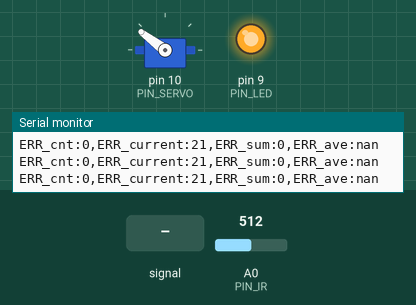
Bench run of a sketch on a simulated Arduino Uno, built with avr-gcc and run on an emulated ATmega328P. Parts: servo, output pins drawn as LEDs (lit = HIGH), the last lines printed to the serial monitor. The inputs (shaded band) are chosen by the test bench; at power-on: A0 (PIN_IR) = 512.

Above: at 1.2 s.
1.3 s: A0 (PIN_IR) set to 306
At 1.7 s:
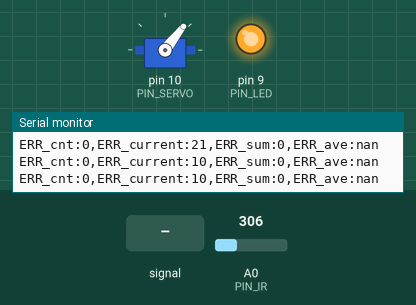
4.3 s: A0 (PIN_IR) fed a 2 Hz sine of ±306 counts around its level
7.3 s: A0 (PIN_IR) set to 710
At 7.79 s:
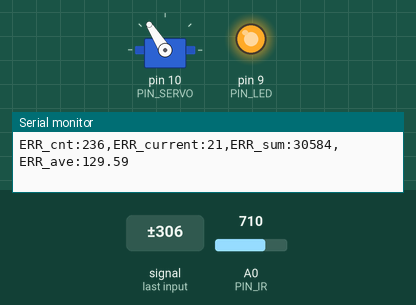
9.3 s: A0 (PIN_IR) set to 300
At 10.9 s:
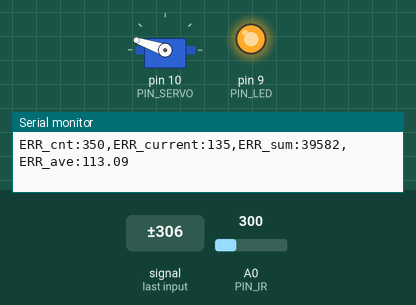
11.3 s: A0 (PIN_IR) set to 122
At 12.4 s:
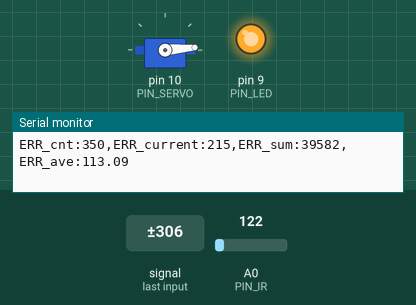
13.2 s: A0 (PIN_IR) set to 900
Timing chart, 0 to 16.2 s (numbered marks = the images above; inputs shaded):
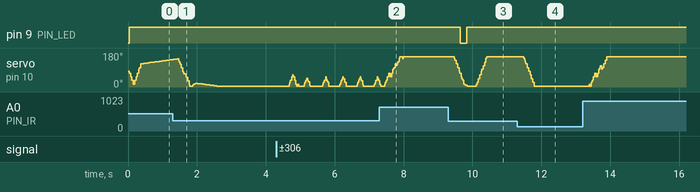

The sketch:

28_PID.ino
```cpp
#include <Servo.h>

// Arduino pin assignment
#define PIN_LED   9
#define PIN_SERVO 10
#define PIN_IR    A0

// Debug mode
#define MODE   2  // 0: serial plotter, 1: serial monitor, 2: evaluation

// Event interval parameters
#define _INTERVAL_DIST    20     // distance sensor interval (unit: ms)
#define _INTERVAL_SERVO   20     // servo interval (unit: ms)

//////////////// DO NOT modify below section!! //////////////////////////
#define _INTERVAL_SERIAL  100    // serial interval (unit: ms)
#define _INTERVAL_MOVE    10000  // Target move interval (unit: ms)
/////////////////////////////////////////////////////////////////////////

// EMA filter configuration for the IR distance sensor
#define _EMA_ALPHA 0.4    // EMA weight of new sample (range: 0 to 1)
                          // Setting EMA to 1 effectively disables EMA filter

// Servo adjustment - Set _DUTY_MAX, _NEU, _MIN with your own numbers
#define _DUTY_MAX 2200 // rail end lowest (ball rolls away from the sensor)
#define _DUTY_NEU 1400 // roughly level
#define _DUTY_MIN 600  // rail end highest (ball rolls toward the sensor)

#define _SERVO_ANGLE_DIFF  144  // |D - E| degree: (2200 - 600) us * 0.09 deg/us
#define _SERVO_SPEED       450  // servo speed (deg/s) -> 100 us per 20 ms step

// PID parameters
#define _KP 15.0  // proportional gain (us per mm)
#define _KD 800.0 // derivative gain (us per mm/sample)
#define _KI 0.5   // integral gain (us per mm, per sample)

// Integrator: works only near the target, with a clamped error and a clamped sum (anti-windup)
#define _ITERM_ZONE   60    // integrate only while |error| < this (mm)
#define _ITERM_ERRMAX 10    // error fed to the integrator is clamped to +-this (mm)
#define _ITERM_MAX    700   // |iterm| limit (us)
#define _ITERM_DEAD   3.0   // do not integrate while |error| < this (mm): inside the allowed band, leave the ball alone
#define _ITERM_NEAR   0     // starting iterm for the 55 mm target (then remembered from the last visit)
#define _ITERM_FAR    0     // starting iterm for the 255 mm target (then remembered from the last visit)

// Derivative: low-pass filtered, full strength near the target and weaker far away (brake later)
#define _D_BETA     0.4     // EMA weight of the newest distance step
#define _D_NEAR     25      // full D gain while |error| <= this (mm)
#define _D_FAR      60      // scaled D gain while |error| >= this (mm)
#define _D_FAR_OUT  1.0     // D scale when the target is farther than the ball
#define _D_FAR_IN   0.45    // D scale when the target is nearer than the ball

// Sensor: a reading that jumps more than this from the estimate is ignored (servo noise spikes)
#define _GLITCH_MM    30
#define _GLITCH_HOLD  8     // ...for at most this many samples in a row
#define _IR_SAMPLES   100

// global variables

Servo myservo;      // Servo instance
float dist_ema;     // filtered distance

// Event periods
unsigned long last_sampling_time_dist, last_sampling_time_servo, last_sampling_time_serial; // unit: ms
bool event_dist, event_servo, event_serial; // event triggered?

//////////////// DO NOT modify below section!! /////////////////////////
unsigned long error_sum, error_cnt, toggle_cnt;
unsigned long last_sampling_time_move; // unit: msec
float dist_target = 55;

#define _TIME_TO_STABILIZE  3000  // time to control
#define _ERROR_ALLOWED      3     // allowable error (unit: mm)
////////////////////////////////////////////////////////////////////////

// Servo speed control
int duty_chg_per_interval;     // maximum duty difference per interval

// Servo position
int duty_target, duty_current;

// PID variables
int error_current, error_prev;
float pterm, dterm, iterm;
float d_filtered;                 // filtered distance step (mm per sample)
float target_prev = -1;           // to notice the target change
float iterm_mem[2] = {_ITERM_NEAR, _ITERM_FAR}; // iterm remembered per target
byte glitch_cnt;

void setup() {
  // initialize GPIO pins
  pinMode(PIN_LED,OUTPUT);

  myservo.attach(PIN_SERVO);
  duty_target = duty_current = _DUTY_NEU;
  myservo.writeMicroseconds(duty_current);

  // convert angle speed into duty change per interval
  duty_chg_per_interval =
    (float)(_DUTY_MAX - _DUTY_MIN) * ((float)_SERVO_SPEED / _SERVO_ANGLE_DIFF) * (_INTERVAL_SERVO / 1000.0);

  // initialize serial port
  Serial.begin(1000000);
}

void loop() {
  unsigned long time_current = millis();

  // wait until next event time
  if (time_current >= (last_sampling_time_dist + _INTERVAL_DIST)) {
    last_sampling_time_dist += _INTERVAL_DIST;
    event_dist = true;
  }
  if (time_current >= (last_sampling_time_servo + _INTERVAL_SERVO)) {
    last_sampling_time_servo += _INTERVAL_SERVO;
    event_servo = true;
  }
  if (time_current >= (last_sampling_time_serial + _INTERVAL_SERIAL)) {
    last_sampling_time_serial += _INTERVAL_SERIAL;
    event_serial = true;
  }

//////////////// DO NOT modify below section!! /////////////////////////
  if (time_current >= (last_sampling_time_move + _INTERVAL_MOVE)) {
        last_sampling_time_move += _INTERVAL_MOVE;
        dist_target = 310 - dist_target;
        if (MODE == 2 && ++toggle_cnt == 5) {
          Serial.println("--------------------------------------------------");
          Serial.print("ERR_cnt:");
          Serial.print(error_cnt);
          Serial.print(",ERR_sum:");
          Serial.print(error_sum);
          Serial.print(",ERR_ave:");
          Serial.println(error_sum / (float) error_cnt);
          exit(0);
        }
  }
////////////////////////////////////////////////////////////////////////

  if (event_dist) {
    float dist_filtered; // unit: mm
    int control;

    event_dist = false;

    // get a distance reading from the distance sensor
    float dist_before = dist_ema;
    dist_filtered = volt_to_distance(ir_sensor_mean(_IR_SAMPLES));
    if (fabs(dist_filtered - dist_ema) > _GLITCH_MM && glitch_cnt < _GLITCH_HOLD && time_current > 500) {
      glitch_cnt++;  // implausible jump: keep the previous estimate
    } else {
      glitch_cnt = 0;
      dist_ema = _EMA_ALPHA * dist_filtered + (1.0 - _EMA_ALPHA) * dist_ema;
    }

    // target changed: store the iterm of the old target, restore the one of the new target
    if (dist_target != target_prev) {
      if (target_prev >= 0)
        iterm_mem[target_prev < 155 ? 0 : 1] = iterm;
      iterm = iterm_mem[dist_target < 155 ? 0 : 1];
      target_prev = dist_target;
    }

    // PID control logic
    error_current = dist_target - dist_ema;

//////////////// DO NOT modify below section!! /////////////////////////
    if (time_current >= last_sampling_time_move + _TIME_TO_STABILIZE) {
      error_cnt++;
      if (abs(error_current) > _ERROR_ALLOWED) {
        error_sum += abs(error_current);
      }
    }
    if (abs(error_current) <= _ERROR_ALLOWED) {
      digitalWrite(PIN_LED, 0);
    } else {
      digitalWrite(PIN_LED, 1);
    }
////////////////////////////////////////////////////////////////////////

    float error_f = dist_target - dist_ema;   // float error: no 1 mm steps in the P and I terms
    float error_abs = fabs(error_f);

    pterm = _KP * error_f;

    // D on the measured distance (no kick when the target jumps), filtered, gain scheduled by |error|
    d_filtered = _D_BETA * -(dist_ema - dist_before) + (1.0 - _D_BETA) * d_filtered;
    float d_scale = 1.0;
    if (error_abs > _D_NEAR) {
      float far_scale = (error_f > 0) ? _D_FAR_OUT : _D_FAR_IN;
      if (error_abs >= _D_FAR)
        d_scale = far_scale;
      else
        d_scale = 1.0 + (far_scale - 1.0) * (error_abs - _D_NEAR) / (_D_FAR - _D_NEAR);
    }
    dterm = _KD * d_scale * d_filtered;

    if (error_abs < _ITERM_ZONE && error_abs >= _ITERM_DEAD) {
      float error_i = error_f;
      if (error_i > _ITERM_ERRMAX)  error_i = _ITERM_ERRMAX;
      if (error_i < -_ITERM_ERRMAX) error_i = -_ITERM_ERRMAX;
      iterm += _KI * error_i;
    }
    if (iterm > _ITERM_MAX)  iterm = _ITERM_MAX;
    if (iterm < -_ITERM_MAX) iterm = -_ITERM_MAX;

    control = pterm + dterm + iterm;
    error_prev = error_current;

    duty_target = _DUTY_NEU + control;

    // Limit duty_target within the range of [_DUTY_MIN, _DUTY_MAX]
    if (duty_target < _DUTY_MIN)
      duty_target = _DUTY_MIN; // lower limit
    if (duty_target > _DUTY_MAX)
      duty_target = _DUTY_MAX; // upper limit
  }

  if (event_servo) {
    event_servo = false;

    // adjust duty_current toward duty_target by duty_chg_per_interval
    if (duty_target > duty_current) {
      duty_current += duty_chg_per_interval;
      if (duty_current > duty_target)
        duty_current = duty_target;
    } else {
      duty_current -= duty_chg_per_interval;
      if (duty_current < duty_target)
        duty_current = duty_target;
    }

    // update servo position
    myservo.writeMicroseconds(duty_current);
  }

  //////////////// DO NOT modify below section!! /////////////////////////
  if (event_serial) {
    event_serial = false;

    if (MODE == 0) { // use for debugging with serial plotter
      Serial.print("MIN:0,MAX:310,TARGET:"); Serial.print(dist_target);
      Serial.print(",DIST:");                Serial.print(dist_ema);
      Serial.print(",ERR_ave(10X):");        Serial.println(error_sum / (float) error_cnt * 10);
    }

    if (MODE == 1) { // use for debugging with serial monitor
      Serial.print("MIN:0,MAX:310,TARGET:"); Serial.print(dist_target);
      Serial.print(",DIST:");    Serial.print(dist_ema);
      Serial.print(",pterm:");   Serial.print(pterm);
      Serial.print(",dterm:");   Serial.print(dterm);
      Serial.print(",iterm:");   Serial.print(iterm);
      Serial.print(",ERR_cnt:"); Serial.print(error_cnt);
      Serial.print(",ERR_sum:"); Serial.print(error_sum);

      Serial.print(",ERR_current:"); Serial.print(abs(error_current));
      Serial.print(",ERR_ave:"); Serial.println(error_sum / (float) error_cnt);
    }

    if (MODE == 2) { // use for evaluation
      Serial.print("ERR_cnt:");
      Serial.print(error_cnt);
      Serial.print(",ERR_current:");
      Serial.print(abs(error_current));
      Serial.print(",ERR_sum:");
      Serial.print(error_sum);
      Serial.print(",ERR_ave:");
      Serial.println(error_sum / (float) error_cnt);
    }
  }
}
/////////////////////////////////////////////////////////////////////////

float volt_to_distance(float a_value)
{
  // Replace next line into your own equation
  // return (6762.0 / (a_value - 9) - 4.0) * 10.0;
  return 992.5 - 5.459 * a_value + 1.061E-02 * a_value * a_value - 7.043E-06 * a_value * a_value * a_value; // 11-1 cubic fit
}

int compare(const void *a, const void *b);

float ir_sensor_mean(unsigned int n)
{
  // Mean of the middle half of n sorted samples: drops the spikes like a median does,
  // but keeps sub-count resolution (1 ADC count is about 2 mm at 255 mm).
  static unsigned int samples[100];
  unsigned long sum = 0;
  unsigned int lo = n / 4, hi = n - n / 4;

  if (n == 0 || n > 100)
    return 0;
  for (unsigned int i = 0; i < n; i++)
    samples[i] = analogRead(PIN_IR);
  qsort(samples, n, sizeof(unsigned int), compare);
  for (unsigned int i = lo; i < hi; i++)
    sum += samples[i];
  return (float)sum / (hi - lo);
}

int compare(const void *a, const void *b) {
  return (*(unsigned int *)a - *(unsigned int *)b);
}

unsigned int ir_sensor_filtered(unsigned int n, float position, int verbose)
{
  // Eliminate spiky noise of an IR distance sensor by repeating measurement and taking a middle value
  // n: number of measurement repetition
  // position: the percentile of the sample to be taken (0.0 <= position <= 1.0)
  // verbose: 0 - normal operation, 1 - observing the internal procedures, and 2 - calculating elapsed time.
  // Example 1: ir_sensor_filtered(n, 0.5, 0) => return the median value among the n measured samples.
  // Example 2: ir_sensor_filtered(n, 0.0, 0) => return the smallest value among the n measured samples.
  // Example 3: ir_sensor_filtered(n, 1.0, 0) => return the largest value among the n measured samples.

  // The output of Sharp infrared sensor includes lots of spiky noise.
  // To eliminate such a spike, ir_sensor_filtered() performs the following two steps:
  // Step 1. Repeat measurement n times and collect n * position smallest samples, where 0 <= postion <= 1.
  // Step 2. Return the position'th sample after sorting the collected samples.

  // returns 0, if any error occurs

  unsigned int *ir_val, ret_val;
  unsigned int start_time;

  if (verbose >= 2)
    start_time = millis();

  if ((n == 0) || (n > 100) || (position < 0.0) || (position > 1))
    return 0;

  if (position == 1.0)
    position = 0.999;

  if (verbose == 1) {
    Serial.print("n: "); Serial.print(n);
    Serial.print(", position: "); Serial.print(position);
    Serial.print(", ret_idx: ");  Serial.println((unsigned int)(n * position));
  }

  ir_val = (unsigned int *)malloc(sizeof(unsigned int) * n);
  if (ir_val == NULL)
    return 0;

  if (verbose == 1)
    Serial.print("IR:");

  for (int i = 0; i < n; i++) {
    ir_val[i] = analogRead(PIN_IR);
    if (verbose == 1) {
        Serial.print(" ");
        Serial.print(ir_val[i]);
    }
  }

  if (verbose == 1)
    Serial.print  ("  => ");

  qsort(ir_val, n, sizeof(unsigned int), compare);
  ret_val = ir_val[(unsigned int)(n * position)];

  if (verbose == 1) {
    for (int i = 0; i < n; i++) {
        Serial.print(" ");
        Serial.print(ir_val[i]);
    }
    Serial.print(" :: ");
    Serial.println(ret_val);
  }
  free(ir_val);

  if (verbose >= 2) {
    Serial.print("Elapsed time: "); Serial.print(millis() - start_time); Serial.println("ms");
  }

  return ret_val;
}
```

Measured:
- after the input at 9.3 s, pin 9 (PIN_LED): HIGH → LOW after 0.35 s, → HIGH 0.18 s later
- after the input at 11.3 s, servo on pin 10 (PIN_SERVO): moves from 161° to 5° over 0.30 s, starting after 0.19 s
